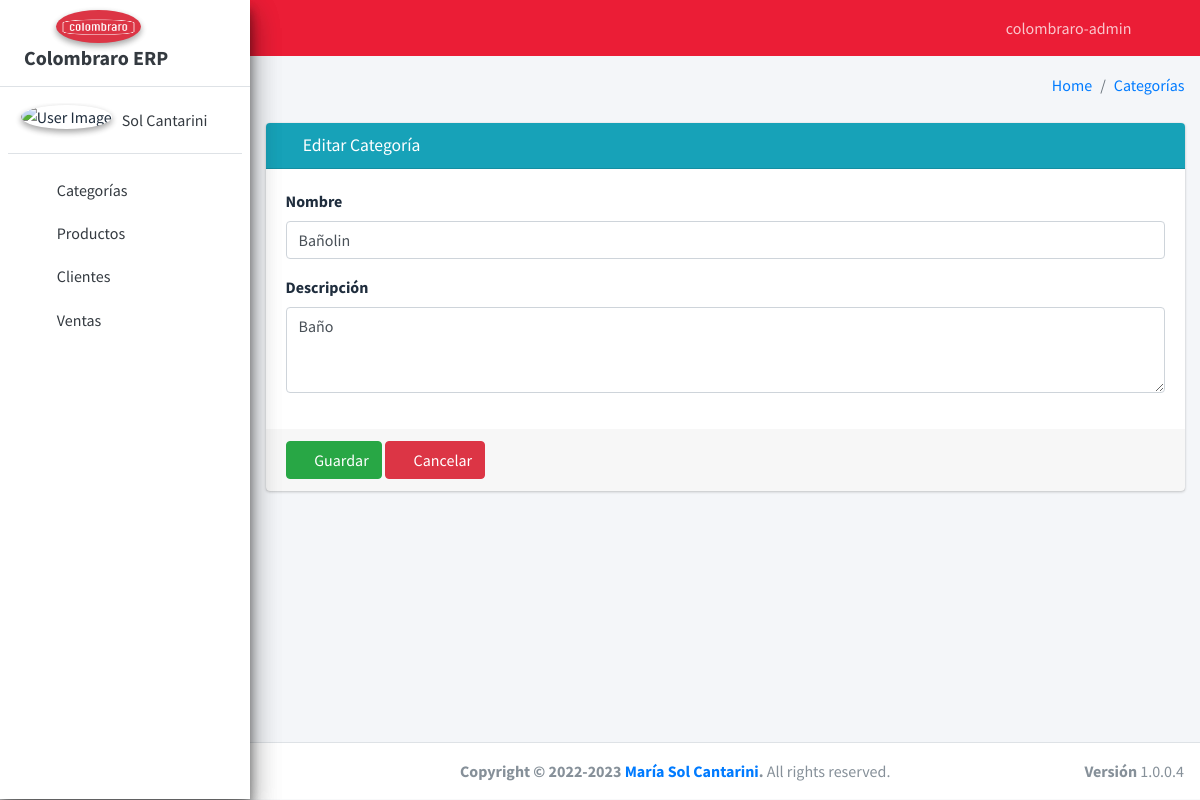
Page /erp/category/update/1/ (signed in) on the earlier database version.
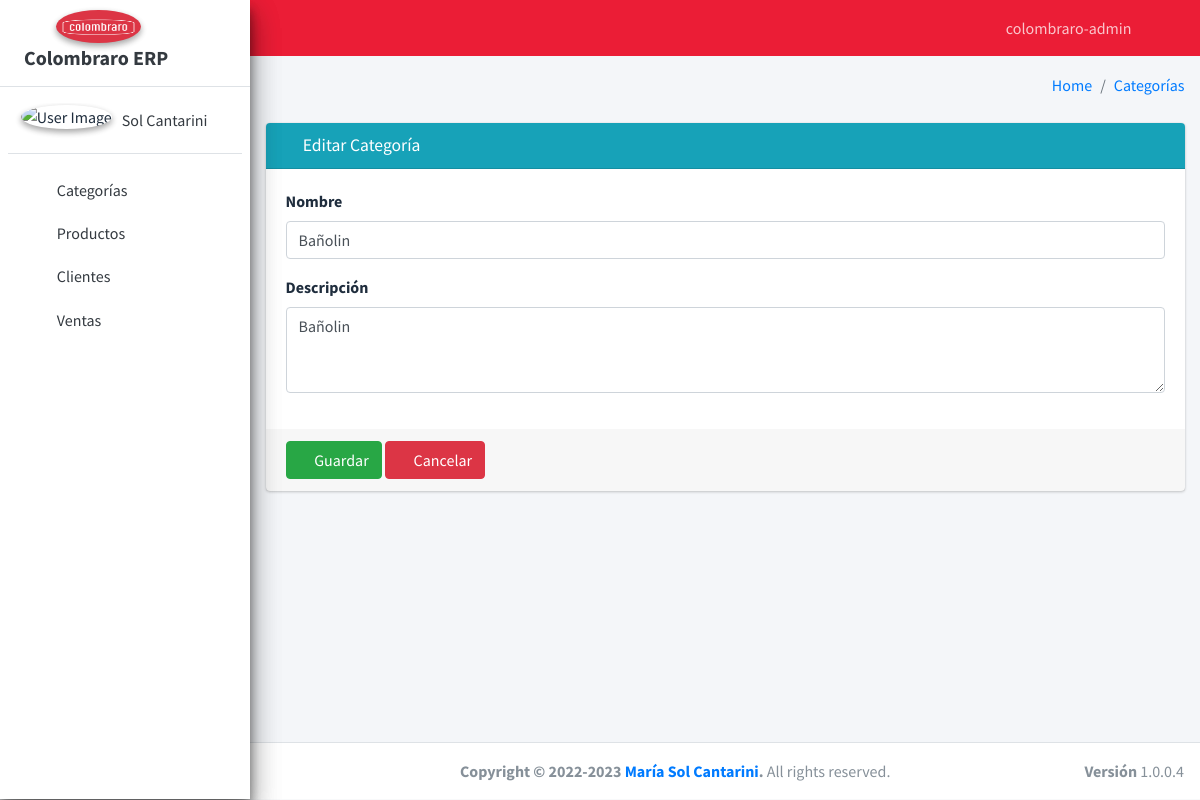
Same page on the later database version.
### ColombraroERP/models.py (models this page shows, shortened)
class Categorias(models.Model):
    nombre = models.CharField(
        max_length=150, verbose_name='Nombre', unique=True)
    descripcion = models.TextField(
        max_length=300, null=True, blank=True, verbose_name='Descripción')
    class Meta:
        verbose_name = 'Categoria'
        verbose_name_plural = 'Categorias'
        db_table = 'categorias'
        ordering = ['nombre']

### ColombraroERP/views/category/views.py (the view, shortened to what this page needs)
# urls.py: path('category/update/<int:pk>/', CategoryUpdateView.as_view(), name='category_update'),
class CategoryUpdateView(UpdateView):
    model = Categorias
    form_class = CategoriasForm
    template_name = 'pages/category/category_create.html'
    success_url = reverse_lazy('erp:category_list')
    @method_decorator(login_required)
    def dispatch(self, request, *args, **kwargs):
        self.object = self.get_object()
        return super().dispatch(request, *args, **kwargs)
    def get_context_data(self, **kwargs):
        context = super().get_context_data(**kwargs)
        context['title'] = 'Editar Categoría'
        context['entity'] = 'Categorías'
        context['list_url'] = reverse_lazy('erp:category_list')
        context['action'] = 'update'
        return context

### ColombraroERP/forms.py (shortened to what this page needs)
class CategoriasForm(ModelForm):
    class Meta:
        model = Categorias
        fields = '__all__'

### ColombraroERP/templates/pages/category/category_create.html
{% extends 'components/form.html' %}

### ColombraroERP/templates/components/form.html (shortened to what this page needs)
{% extends 'components/body.html' %}
{% load widget_tweaks %}
{% block content %}
    <form method='POST' action=".">
        <div class="card card-default">
            <div class="card-header bg-info">
                <h3 class="card-title">
                {% if action == 'create' %}
                    <i class="fas fa-plus"></i>
                {% else %}
                    <i class="fas fa-edit"></i>
                {% endif %}
                    {{ title }}
                </h3>
            </div>
            <div class="card-body">
                {% for field in form.visible_fields %}
                <div class="form-group">
                    <label for="nombre_cat" class="form-label">{{field.label}}</label>
                    {{ field |add_class:"form-control" |attr:"autocomplete:off" |attr:"rows:3"|attr:"cols:5" |attr:"autofocus" }}
                </div>
                {% endfor %}
            </div>
            <div class="card-footer">
                <button type="submit" class="btn btn-success btnTest" data-toggle="tooltip" data-placement="right" title="Guardar registro">
                    <i class="fas fa-save"></i> Guardar
                </button>
                <a href="{{list_url}}" type="submit" class="btn btn-danger btnTest" data-toggle="tooltip" data-placement="right" title="Cancelar">
                    <i class="fas fa-times"></i> Cancelar
                </a>
            </div>
        </div>
    </form>
{% endblock %}

Differences in the rows shown:
changed Categorias "Bañolin": descripcion "Baño" → "Bañolin"
